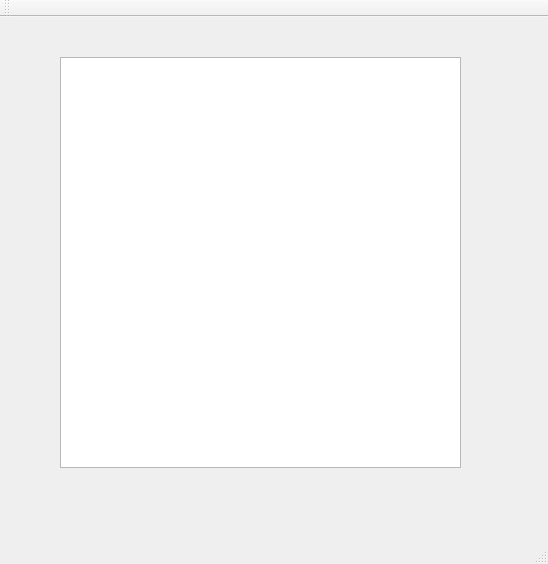
<?xml version="1.0" encoding="UTF-8"?>
<ui version="4.0">
 <class>udpserver</class>
 <widget class="QMainWindow" name="udpserver">
  <property name="geometry">
   <rect>
    <x>0</x>
    <y>0</y>
    <width>548</width>
    <height>564</height>
   </rect>
  </property>
  <property name="windowTitle">
   <string>udpserver</string>
  </property>
  <widget class="QWidget" name="centralWidget">
   <widget class="QListWidget" name="contentListWidget">
    <property name="geometry">
     <rect>
      <x>60</x>
      <y>40</y>
      <width>401</width>
      <height>411</height>
     </rect>
    </property>
   </widget>
  </widget>
  <widget class="QMenuBar" name="menuBar">
   <property name="geometry">
    <rect>
     <x>0</x>
     <y>0</y>
     <width>548</width>
     <height>29</height>
    </rect>
   </property>
  </widget>
  <widget class="QToolBar" name="mainToolBar">
   <attribute name="toolBarArea">
    <enum>TopToolBarArea</enum>
   </attribute>
   <attribute name="toolBarBreak">
    <bool>false</bool>
   </attribute>
  </widget>
  <widget class="QStatusBar" name="statusBar"/>
 </widget>
 <layoutdefault spacing="6" margin="11"/>
 <resources/>
 <connections/>
</ui>
